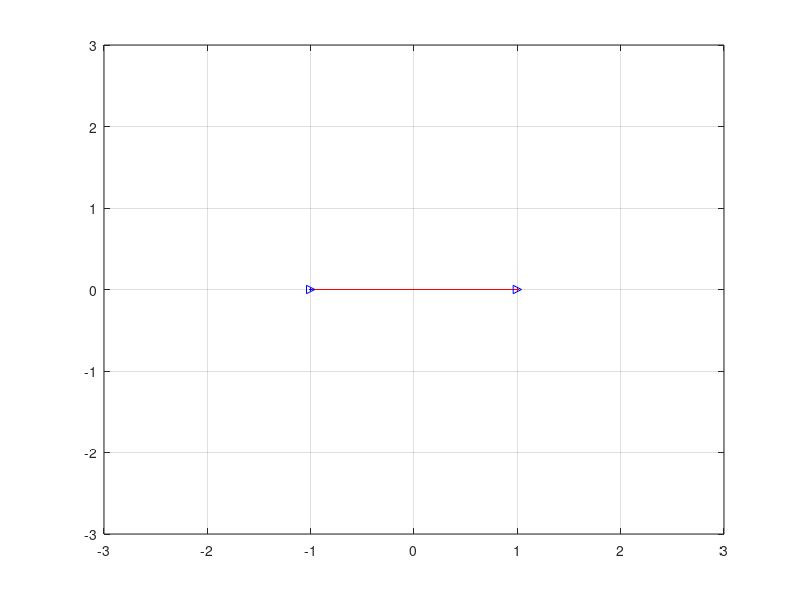

Write MATLAB code to recreate this figure. (Note: this script raises an error after producing the figure.)
%% Clear ALL
clc; clear all; close all;
%% Test
x1 = [-1 0]; x2 = [1 0]; 
for t=0:0.1:2*pi
    y = sin(t); x = cos(t);
    x3 = [x y];
    y = sin(t+pi); x = cos(t+pi);
    x4 = [x y];
    plot([x1(1) x2(1)],[x1(2) x2(2)],'b-'); hold on;
    plot([x3(1) x4(1)],[x3(2) x4(2)],'r-'); hold on;
    plot(x1(1),x1(2),'b.'); hold on;
    plot(x2(1),x2(2),'b>'); hold on;
    plot(x3(1),x3(2),'r.'); hold on;
    plot(x4(1),x4(2),'b>'); hold on;
    xlim([-3 3]); ylim([-3 3]); grid on;
    title(['Angle: ' num2str(BOLineLineAngle2D(x1,x2,x3,x4,0,1))])
    pause(0.2);
    hold off;
end